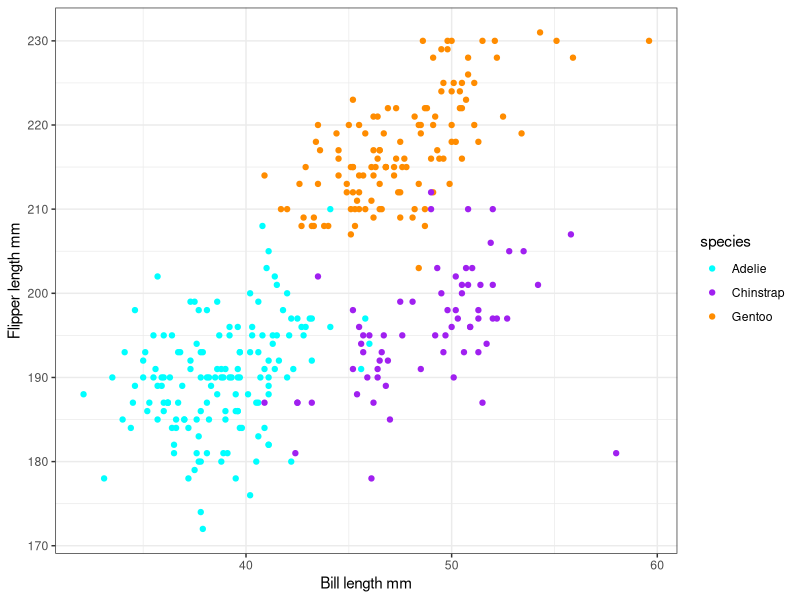

R code for this plot:
# test script
library(tidyverse)

library(palmerpenguins)

penguins %>% ggplot(
  aes(x = bill_length_mm,
      y = flipper_length_mm,
      colour = species))+
  geom_point()+
  scale_colour_manual(values = c("cyan", "purple", "darkorange"))+
  labs(x = "Bill length mm",
       y = "Flipper length mm")+
  theme_bw()
